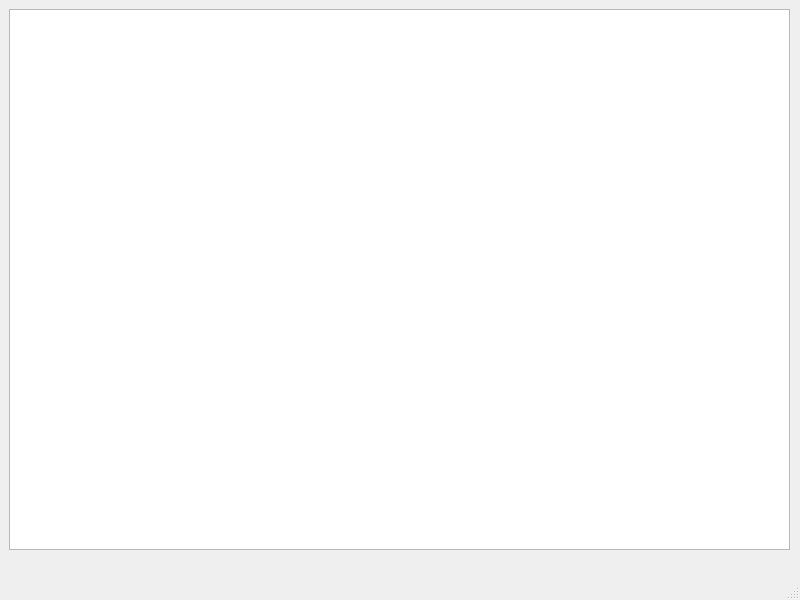
<?xml version="1.0" encoding="UTF-8"?>
<ui version="4.0">
 <class>MainWindow</class>
 <widget class="QMainWindow" name="MainWindow">
  <property name="geometry">
   <rect>
    <x>0</x>
    <y>0</y>
    <width>800</width>
    <height>600</height>
   </rect>
  </property>
  <property name="windowTitle">
   <string>MainWindow</string>
  </property>
  <widget class="QWidget" name="centralwidget">
   <widget class="QWidget" name="gridLayoutWidget">
    <property name="geometry">
     <rect>
      <x>9</x>
      <y>9</y>
      <width>781</width>
      <height>541</height>
     </rect>
    </property>
    <layout class="QGridLayout" name="gridLayout">
     <item row="0" column="0">
      <widget class="QTextBrowser" name="textBrowser"/>
     </item>
     <item row="1" column="0">
      <layout class="QHBoxLayout" name="horizontalLayout_2"/>
     </item>
    </layout>
   </widget>
  </widget>
  <widget class="QMenuBar" name="menubar">
   <property name="geometry">
    <rect>
     <x>0</x>
     <y>0</y>
     <width>800</width>
     <height>22</height>
    </rect>
   </property>
  </widget>
  <widget class="QStatusBar" name="statusbar"/>
 </widget>
 <resources/>
 <connections/>
</ui>
